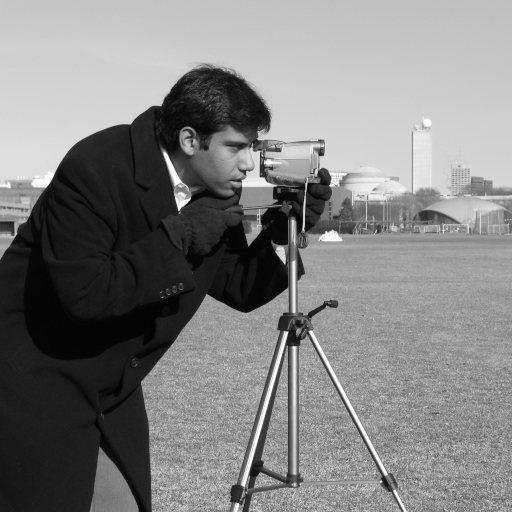
#> input picture skimage.data.camera(), 512 x 512 px
$ jupyter execute Apuntes.ipynb
#> lines starting #> are read from the running program, lines starting #| are printed output that depends on the picture
# Abstract
This notebook is a summary of the course "Procesamiento de imagenes" by the Universidad Panamericana.

# Introducción

Para entender qué es el procesamiento de imágenes, primero se tiene que entender el concepto de imagen digital. Ésta se define como “la representación numérica de un objeto” (DEA, 2017), y se puede considerar como una matriz donde cada elemento es un pixel. El procesamiento de imágenes es aquel en el que se transforma una imagen en un conjunto de datos, sometiéndolo a operaciones para obtener un resultado.

A continuación, se explorará lo aprendido en la clase de procesamiento de imágenes, dividido en 7 secciones.

---

# Contenido

## 1. Fundamentos de Python

- **Definición:** Python es un lenguaje de programación multiplataforma conocido por su facilidad de uso (Tokio School, 2023).
- **Funciones:** Instrucciones repetitivas para una tarea específica (Londoño, 2023).
- **Listas:** Conjunto de elementos identificables bajo un mismo nombre (Londoño, 2023).
- **Slicing:** Extracción de elementos de una lista o cadena (Sánchez, 2020).
- **Condicionales:** Comparaciones entre elementos que devuelven un valor booleano.

## 2. OpenCV

Librería especializada en procesamiento de imágenes y videos. Usada en:

- Reconocimiento facial
- Edición de fotos
- Reconocimiento óptico
- Lectura de placas, entre otros.

**Nota:** Requiere de las librerías Numpy y Matplotlib.

## 3. Numpy

- **Librería**  para cálculos matemáticos y estadísticos, esencial para trabajar con matrices o arrays multidimensionales (DataScientest, 2023).

## 4. Matplotlib

- **Librería**  para visualizaciones estáticas e interactivas en Python.

## 5. Imágenes

- **Concepto Básico:** Representación bidimensional compuesta por 'm x n' pixels.
- **Color:** Compuesto por 3 matrices para RGB (rojo, verde, azul).
- **Escala de Grises:** Sin tercera coordenada. Rango de 0 (negro) a 255 (blanco).

## 6. Tipos de sensores

- **CMOS:**

## 7. Sistema Visual Humano

- **Introducción:** Convierte luz en imágenes a través del globo ocular. La retina contiene conos y bastones para interpretar ondas.
- **Visión:** Aproximadamente 576 MP de resolución.

  ### Funciones de Conos y Bastones

  **Conos:**
  - Detectan detalles finos.
  - Perciben colores: rojo, verde y azul.
  - Funcionan mejor con luz.

  **Bastones:**
  - Detectan formas generales.
  - Interpretan en escala de grises.
  - Funcionan en ausencia de luz.

[cell 1]
# Librerías
# import, as: permite importar librerías y asignarles un alias.
import numpy as np # pip install numpy
import math # pip install math
import cv2 as opencv #pip install opencv-python
import matplotlib.pyplot as plt #pip install matplotlib
from skimage import data #pip install scikit-image

# Cargando una imagen de ejemplo
image = data.camera()  # Esta es una imagen en escala de grises
#> image is the input picture: shape (512, 512); min 0, max 255, mean 129.1

[cell 2]
# Fundamentos de Python

# print(): imprime un mensaje o variable en consola.
print("Hello, World!")

# input(): recoge un valor ingresado por el usuario.
user_input = input("Enter your name: ")
#> the answer given: ../../minion.jpg
print("Hello, " + user_input)

# len(): devuelve la longitud de un objeto.
length = len("Hello, World!")
print(f"length: {length}")

# int(), float(), str(): convierten valores a entero, flotante o cadena respectivamente.
integer_value = int("5")
float_value = float("5.2")
string_value = str(5)
print(f"integer_value: {type(integer_value)}, float_value: {type(float_value)}, string_value: {type(string_value)}")

# list(), tuple(): convierten valores a lista o tupla respectivamente.
list_value = list((1, 2, 3))
tuple_value = tuple([1, 2, 3])
print(f"list_value: {type(list_value)}, tuple_value: {type(tuple_value)}")

# range(): devuelve una secuencia de números.
numbers = range(5)
print(f"numbers: {numbers}")

# type(): devuelve el tipo de un objeto.
type_of_value = type(5)
print(f"type_of_value: {type_of_value}")

# sum(): devuelve la suma de todos los elementos de una lista o tupla.
total_sum = sum([1, 2, 3, 4, 5])
print(f"total_sum: {total_sum}")

# max(), min(): devuelven el máximo y mínimo valor de una lista o tupla respectivamente.
maximum_value = max([1, 2, 3, 4, 5])
minimum_value = min([1, 2, 3, 4, 5])
print(f"maximum_value: {maximum_value}, minimum_value: {minimum_value}")

[cell 3]
# OpenCV

# cvtColor(): convierte una imagen de un espacio de color a otro.
"""gray_image = opencv.cvtColor(image, opencv.COLOR_BGR2GRAY)"""
# cvtColor(): en este caso, dado que la imagen ya está en escala de grises, invertiremos los colores.
inverted_image = 255 - image
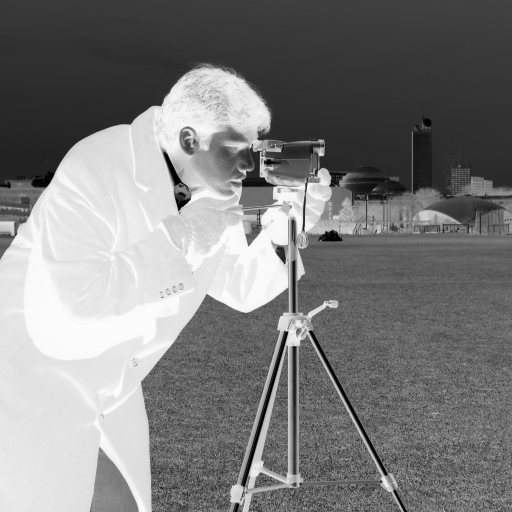
#> inverted_image: shape (512, 512); min 0, max 255, mean 125.9

# imread(): lee una imagen.
image2 = opencv.imread("path_to_image.jpg")

# imwrite(): guarda una imagen. (Aunque la imagen es de skimage, OpenCV puede guardarla)
opencv.imwrite("inverted_image.jpg", inverted_image)
#> Out = True

[cell 4]
# Numpy

# max(), min(), mean(): similar a las funciones nativas pero para arrays de numpy.
array = np.array([1, 2, 3, 4, 5])
max_value = np.max(array)
min_value = np.min(array)
mean_value = np.mean(array)
print (f"max_value: {max_value}, min_value: {min_value}, mean_value: {mean_value}")

# arange(): devuelve valores espaciados uniformemente dentro de un intervalo.
values = np.arange(0, 10, 2)
print (f"values: {values}")

# random.randint(): devuelve un entero aleatorio.
random_integer = np.random.randint(0, 10)
print (f"random_integer: {random_integer}")

# linspace(): devuelve números espaciados uniformemente durante un intervalo especificado.
linspace_values = np.linspace(0, 1, 5)
print (f"linspace_values: {linspace_values}")

# where(): devuelve índices donde una condición es verdadera.
indices = np.where(array > 3)
print (f"indices: {indices}")

# random.seed(): semilla para hacer reproducibles los resultados aleatorios.
np.random.seed(0)

# random.random(): devuelve un número flotante aleatorio entre 0 y 1.
random_float = np.random.random()
print (f"random_float: {random_float}")

# ones(): devuelve un nuevo array de forma y tipo dado, relleno de unos.
ones_array = np.ones((2, 2))
print (f"ones_array: {ones_array}")

# unique(): encuentra elementos únicos de un array.
unique_elements = np.unique([1, 2, 2, 3, 3, 3, 4, 4, 4, 4])
print (f"unique_elements: {unique_elements}")

[cell 5]
# Matplotlib

# pyplot.imshow(): muestra una imagen.
plt.imshow(image, cmap='gray')
plt.title("Original Image")
plt.show()

plt.imshow(inverted_image, cmap='gray')
plt.title("Inverted Image")
plt.show()

# plt.imsave(): guarda una imagen usando Matplotlib.
plt.imsave("matplotlib_saved_image.jpg", image, cmap='gray')
